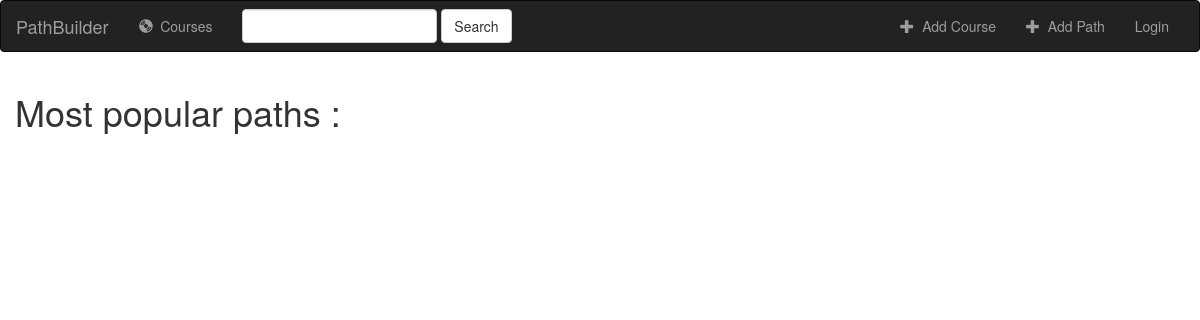
Before: /paths/author/2/ with the older database file.
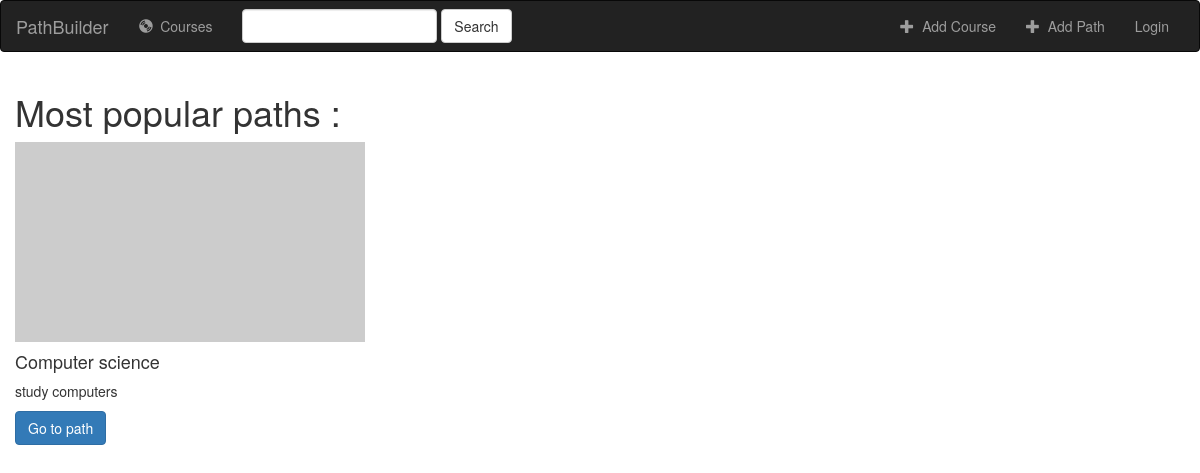
After: the same page with the newer database file.
### paths/models.py (models this page shows, shortened)
class Path(models.Model):
    name = models.CharField(max_length=200, blank=False)
    description = models.CharField(max_length=500)
    base = models.OneToOneField(Course, on_delete=models.CASCADE, related_name="base",blank=True,null=True)
    creator = models.ForeignKey(User, on_delete=models.SET_NULL, null=True, blank=True)
    def get_absolute_url(self):
        from django.urls import reverse
        return reverse('paths:show_path',args=[str(self.id)])

### paths/views.py (the view)
# urls.py: url(r'^author/(?P<pk>[0-9]+)/$', views.AuthorPathsListView.as_view(), name='author_paths'),
class AuthorPathsListView(PathListView):
    def get_queryset(self):
       return Path.objects.filter(creator=self.kwargs['pk'])

### paths/templates/paths/path_list.html (shortened to what this page needs)
{% extends 'base.html' %}
{% block body %}
<div class="container-fluid songs-container">
    <h1>Most popular paths : </h1>
    <div class="row">
      {% for path in path_list %}
      <div class="col-md-4">
        <div class="card" style="width: 20rem;">
          <img class="card-img-top" src="https://dummyimage.com/350x200/969196/fff.png" alt="Card image cap">
          <div class="card-body">
            <h4 class="card-title">{{path.name}}</h4>
            <p class="card-text">{{path.description}}</p>
            <a href="{{ path.get_absolute_url }}" class="btn btn-primary">Go to path</a>
          </div>
        </div>
      </div>
      {% endfor %}
    </div>
</div>
{% endblock %}

### paths/templates/base.html (shortened to what this page needs)
<!DOCTYPE html>
<html lang="en">
<head>
    {% load staticfiles %}
    <link rel="stylesheet" href="https://maxcdn.bootstrapcdn.com/bootstrap/3.3.6/css/bootstrap.min.css">
</head>
<body>
<nav class="navbar navbar-inverse">
    <div class="container-fluid">
        <div class="navbar-header">
            <a class="navbar-brand" href="{% url 'paths:index' %}">PathBuilder</a>
        </div>
        <div class="collapse navbar-collapse" id="topNavBar">
            <ul class="nav navbar-nav">
                <li class="{% block albums_active %}{% endblock %}"><a href="{% url 'paths:courses' %}"><span class="glyphicon glyphicon-cd" aria-hidden="true"></span>&nbsp; Courses</a></li>
            </ul>
            <form class="navbar-form navbar-left" role="search" method="get" action="{% url 'paths:index' %}">
                <div class="form-group">
                    <input type="text" class="form-control" name="q" value="{{ request.GET.q }}">
                </div>
                <button type="submit" class="btn btn-default">Search</button>
            </form>
            <ul class="nav navbar-nav navbar-right">
                <li>
                    <a href="{% url 'paths:add_course' %}">
                        <span class="glyphicon glyphicon-plus" aria-hidden="true"></span>&nbsp; Add Course
                    </a>
                </li>
                <li>
                    <a href="{% url 'paths:add_path' %}">
                        <span class="glyphicon glyphicon-plus" aria-hidden="true"></span>&nbsp; Add Path
                    </a>
                </li>
                {% if user.is_authenticated %}
                    <li>User: {{ user.get_username }}</li>
                    <li><a href="{% url 'logout'%}?next={{request.path}}">
                        <span class="glyphicon glyphicon-off" aria-hidden="true"></span>&nbsp; Logout
                    </a></li>
                {% else %}
                    <li><a href="{% url 'login'%}?next={{request.path}}">
                        Login
                    </a></li>
                {% endif %}
            </ul>
        </div>
    </div>
</nav>
{% block body %}
{% endblock %}
</body>
</html>

Changed rows visible on the page:
now on this page (row edited): Path: name "Computer science", description "study computers"
